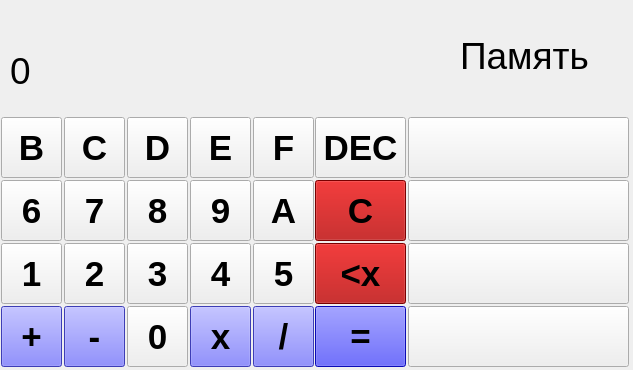
<?xml version="1.0" encoding="UTF-8"?>
<ui version="4.0">
 <class>Interface</class>
 <widget class="QWidget" name="Interface">
  <property name="geometry">
   <rect>
    <x>0</x>
    <y>0</y>
    <width>633</width>
    <height>370</height>
   </rect>
  </property>
  <property name="minimumSize">
   <size>
    <width>633</width>
    <height>370</height>
   </size>
  </property>
  <property name="maximumSize">
   <size>
    <width>633</width>
    <height>370</height>
   </size>
  </property>
  <property name="windowTitle">
   <string>Interface</string>
  </property>
  <property name="styleSheet">
   <string notr="true"/>
  </property>
  <widget class="QPushButton" name="pushButton_3">
   <property name="geometry">
    <rect>
     <x>127</x>
     <y>243</y>
     <width>61</width>
     <height>61</height>
    </rect>
   </property>
   <property name="font">
    <font>
     <pointsize>26</pointsize>
     <bold>true</bold>
    </font>
   </property>
   <property name="text">
    <string>3</string>
   </property>
  </widget>
  <widget class="QPushButton" name="pushButton_2">
   <property name="geometry">
    <rect>
     <x>64</x>
     <y>243</y>
     <width>61</width>
     <height>61</height>
    </rect>
   </property>
   <property name="font">
    <font>
     <pointsize>26</pointsize>
     <bold>true</bold>
    </font>
   </property>
   <property name="text">
    <string>2</string>
   </property>
  </widget>
  <widget class="QPushButton" name="pushButton_1">
   <property name="geometry">
    <rect>
     <x>1</x>
     <y>243</y>
     <width>61</width>
     <height>61</height>
    </rect>
   </property>
   <property name="font">
    <font>
     <pointsize>26</pointsize>
     <bold>true</bold>
    </font>
   </property>
   <property name="text">
    <string>1</string>
   </property>
  </widget>
  <widget class="QPushButton" name="pushButton_4">
   <property name="geometry">
    <rect>
     <x>190</x>
     <y>243</y>
     <width>61</width>
     <height>61</height>
    </rect>
   </property>
   <property name="font">
    <font>
     <pointsize>26</pointsize>
     <bold>true</bold>
    </font>
   </property>
   <property name="text">
    <string>4</string>
   </property>
  </widget>
  <widget class="QPushButton" name="pushButton_5">
   <property name="geometry">
    <rect>
     <x>253</x>
     <y>243</y>
     <width>61</width>
     <height>61</height>
    </rect>
   </property>
   <property name="font">
    <font>
     <pointsize>26</pointsize>
     <bold>true</bold>
    </font>
   </property>
   <property name="text">
    <string>5</string>
   </property>
  </widget>
  <widget class="QPushButton" name="pushButton_A">
   <property name="geometry">
    <rect>
     <x>253</x>
     <y>180</y>
     <width>61</width>
     <height>61</height>
    </rect>
   </property>
   <property name="font">
    <font>
     <pointsize>26</pointsize>
     <bold>true</bold>
    </font>
   </property>
   <property name="text">
    <string>A</string>
   </property>
  </widget>
  <widget class="QPushButton" name="pushButton_9">
   <property name="geometry">
    <rect>
     <x>190</x>
     <y>180</y>
     <width>61</width>
     <height>61</height>
    </rect>
   </property>
   <property name="font">
    <font>
     <pointsize>26</pointsize>
     <bold>true</bold>
    </font>
   </property>
   <property name="text">
    <string>9</string>
   </property>
  </widget>
  <widget class="QPushButton" name="pushButton_6">
   <property name="geometry">
    <rect>
     <x>1</x>
     <y>180</y>
     <width>61</width>
     <height>61</height>
    </rect>
   </property>
   <property name="font">
    <font>
     <pointsize>26</pointsize>
     <bold>true</bold>
    </font>
   </property>
   <property name="text">
    <string>6</string>
   </property>
  </widget>
  <widget class="QPushButton" name="pushButton_7">
   <property name="geometry">
    <rect>
     <x>64</x>
     <y>180</y>
     <width>61</width>
     <height>61</height>
    </rect>
   </property>
   <property name="font">
    <font>
     <pointsize>26</pointsize>
     <bold>true</bold>
    </font>
   </property>
   <property name="text">
    <string>7</string>
   </property>
  </widget>
  <widget class="QPushButton" name="pushButton_8">
   <property name="geometry">
    <rect>
     <x>127</x>
     <y>180</y>
     <width>61</width>
     <height>61</height>
    </rect>
   </property>
   <property name="font">
    <font>
     <pointsize>26</pointsize>
     <bold>true</bold>
    </font>
   </property>
   <property name="text">
    <string>8</string>
   </property>
  </widget>
  <widget class="QPushButton" name="pushButton_F">
   <property name="geometry">
    <rect>
     <x>253</x>
     <y>117</y>
     <width>61</width>
     <height>61</height>
    </rect>
   </property>
   <property name="font">
    <font>
     <pointsize>26</pointsize>
     <bold>true</bold>
    </font>
   </property>
   <property name="text">
    <string>F</string>
   </property>
  </widget>
  <widget class="QPushButton" name="pushButton_E">
   <property name="geometry">
    <rect>
     <x>190</x>
     <y>117</y>
     <width>61</width>
     <height>61</height>
    </rect>
   </property>
   <property name="font">
    <font>
     <pointsize>26</pointsize>
     <bold>true</bold>
    </font>
   </property>
   <property name="text">
    <string>E</string>
   </property>
  </widget>
  <widget class="QPushButton" name="pushButton_B">
   <property name="geometry">
    <rect>
     <x>1</x>
     <y>117</y>
     <width>61</width>
     <height>61</height>
    </rect>
   </property>
   <property name="font">
    <font>
     <pointsize>26</pointsize>
     <bold>true</bold>
    </font>
   </property>
   <property name="text">
    <string>B</string>
   </property>
  </widget>
  <widget class="QPushButton" name="pushButton_C">
   <property name="geometry">
    <rect>
     <x>64</x>
     <y>117</y>
     <width>61</width>
     <height>61</height>
    </rect>
   </property>
   <property name="font">
    <font>
     <pointsize>26</pointsize>
     <bold>true</bold>
    </font>
   </property>
   <property name="text">
    <string>C</string>
   </property>
  </widget>
  <widget class="QPushButton" name="pushButton_D">
   <property name="geometry">
    <rect>
     <x>127</x>
     <y>117</y>
     <width>61</width>
     <height>61</height>
    </rect>
   </property>
   <property name="font">
    <font>
     <pointsize>26</pointsize>
     <bold>true</bold>
    </font>
   </property>
   <property name="text">
    <string>D</string>
   </property>
  </widget>
  <widget class="QPushButton" name="divBtn">
   <property name="geometry">
    <rect>
     <x>253</x>
     <y>306</y>
     <width>61</width>
     <height>61</height>
    </rect>
   </property>
   <property name="font">
    <font>
     <pointsize>26</pointsize>
     <bold>true</bold>
    </font>
   </property>
   <property name="styleSheet">
    <string notr="true">background-color: rgb(85, 85, 255);</string>
   </property>
   <property name="text">
    <string>/</string>
   </property>
  </widget>
  <widget class="QPushButton" name="multBtn">
   <property name="geometry">
    <rect>
     <x>190</x>
     <y>306</y>
     <width>61</width>
     <height>61</height>
    </rect>
   </property>
   <property name="font">
    <font>
     <pointsize>26</pointsize>
     <bold>true</bold>
    </font>
   </property>
   <property name="styleSheet">
    <string notr="true">background-color: rgb(85, 85, 255);</string>
   </property>
   <property name="text">
    <string>x</string>
   </property>
  </widget>
  <widget class="QPushButton" name="plusBtn">
   <property name="geometry">
    <rect>
     <x>1</x>
     <y>306</y>
     <width>61</width>
     <height>61</height>
    </rect>
   </property>
   <property name="font">
    <font>
     <pointsize>26</pointsize>
     <bold>true</bold>
    </font>
   </property>
   <property name="styleSheet">
    <string notr="true">background-color: rgb(85, 85, 255);</string>
   </property>
   <property name="text">
    <string>+</string>
   </property>
  </widget>
  <widget class="QPushButton" name="minusBtn">
   <property name="geometry">
    <rect>
     <x>64</x>
     <y>306</y>
     <width>61</width>
     <height>61</height>
    </rect>
   </property>
   <property name="font">
    <font>
     <pointsize>26</pointsize>
     <bold>true</bold>
    </font>
   </property>
   <property name="styleSheet">
    <string notr="true">background-color: rgb(85, 85, 255);</string>
   </property>
   <property name="text">
    <string>-</string>
   </property>
  </widget>
  <widget class="QPushButton" name="pushButton_0">
   <property name="geometry">
    <rect>
     <x>127</x>
     <y>306</y>
     <width>61</width>
     <height>61</height>
    </rect>
   </property>
   <property name="font">
    <font>
     <pointsize>26</pointsize>
     <bold>true</bold>
    </font>
   </property>
   <property name="text">
    <string>0</string>
   </property>
  </widget>
  <widget class="QPushButton" name="equalBtn">
   <property name="geometry">
    <rect>
     <x>315</x>
     <y>306</y>
     <width>91</width>
     <height>61</height>
    </rect>
   </property>
   <property name="font">
    <font>
     <pointsize>26</pointsize>
     <bold>true</bold>
    </font>
   </property>
   <property name="styleSheet">
    <string notr="true">background-color: rgb(15, 15, 255);</string>
   </property>
   <property name="text">
    <string>=</string>
   </property>
  </widget>
  <widget class="QPushButton" name="delOnebtn">
   <property name="geometry">
    <rect>
     <x>315</x>
     <y>243</y>
     <width>91</width>
     <height>61</height>
    </rect>
   </property>
   <property name="font">
    <font>
     <pointsize>26</pointsize>
     <bold>true</bold>
    </font>
   </property>
   <property name="styleSheet">
    <string notr="true">background-color: rgb(170, 0, 0);</string>
   </property>
   <property name="text">
    <string>&lt;x</string>
   </property>
  </widget>
  <widget class="QPushButton" name="delAllBtn">
   <property name="geometry">
    <rect>
     <x>315</x>
     <y>180</y>
     <width>91</width>
     <height>61</height>
    </rect>
   </property>
   <property name="font">
    <font>
     <pointsize>26</pointsize>
     <bold>true</bold>
    </font>
   </property>
   <property name="styleSheet">
    <string notr="true">background-color: rgb(170, 0, 0);</string>
   </property>
   <property name="text">
    <string>C</string>
   </property>
  </widget>
  <widget class="QPushButton" name="toDecBtn">
   <property name="geometry">
    <rect>
     <x>315</x>
     <y>117</y>
     <width>91</width>
     <height>61</height>
    </rect>
   </property>
   <property name="font">
    <font>
     <pointsize>26</pointsize>
     <bold>true</bold>
    </font>
   </property>
   <property name="text">
    <string>DEC</string>
   </property>
  </widget>
  <widget class="QLabel" name="output">
   <property name="geometry">
    <rect>
     <x>10</x>
     <y>40</y>
     <width>391</width>
     <height>61</height>
    </rect>
   </property>
   <property name="font">
    <font>
     <pointsize>28</pointsize>
    </font>
   </property>
   <property name="styleSheet">
    <string notr="true"/>
   </property>
   <property name="text">
    <string>0</string>
   </property>
  </widget>
  <widget class="QLabel" name="expres">
   <property name="geometry">
    <rect>
     <x>10</x>
     <y>16</y>
     <width>391</width>
     <height>31</height>
    </rect>
   </property>
   <property name="font">
    <font>
     <pointsize>12</pointsize>
    </font>
   </property>
   <property name="styleSheet">
    <string notr="true">color: rgb(112, 112, 112);</string>
   </property>
   <property name="text">
    <string/>
   </property>
  </widget>
  <widget class="QLabel" name="memoryText">
   <property name="geometry">
    <rect>
     <x>460</x>
     <y>30</y>
     <width>131</width>
     <height>51</height>
    </rect>
   </property>
   <property name="font">
    <font>
     <pointsize>28</pointsize>
    </font>
   </property>
   <property name="text">
    <string>Память</string>
   </property>
  </widget>
  <widget class="QPushButton" name="memory4">
   <property name="geometry">
    <rect>
     <x>408</x>
     <y>306</y>
     <width>221</width>
     <height>61</height>
    </rect>
   </property>
   <property name="font">
    <font>
     <pointsize>9</pointsize>
     <bold>true</bold>
    </font>
   </property>
   <property name="text">
    <string/>
   </property>
  </widget>
  <widget class="QPushButton" name="memory3">
   <property name="geometry">
    <rect>
     <x>408</x>
     <y>243</y>
     <width>221</width>
     <height>61</height>
    </rect>
   </property>
   <property name="font">
    <font>
     <pointsize>9</pointsize>
     <bold>true</bold>
    </font>
   </property>
   <property name="text">
    <string/>
   </property>
  </widget>
  <widget class="QPushButton" name="memory2">
   <property name="geometry">
    <rect>
     <x>408</x>
     <y>180</y>
     <width>221</width>
     <height>61</height>
    </rect>
   </property>
   <property name="font">
    <font>
     <pointsize>9</pointsize>
     <bold>true</bold>
    </font>
   </property>
   <property name="text">
    <string/>
   </property>
  </widget>
  <widget class="QPushButton" name="memory1">
   <property name="geometry">
    <rect>
     <x>408</x>
     <y>117</y>
     <width>221</width>
     <height>61</height>
    </rect>
   </property>
   <property name="font">
    <font>
     <pointsize>9</pointsize>
     <bold>true</bold>
    </font>
   </property>
   <property name="text">
    <string/>
   </property>
  </widget>
 </widget>
 <resources/>
 <connections/>
</ui>
